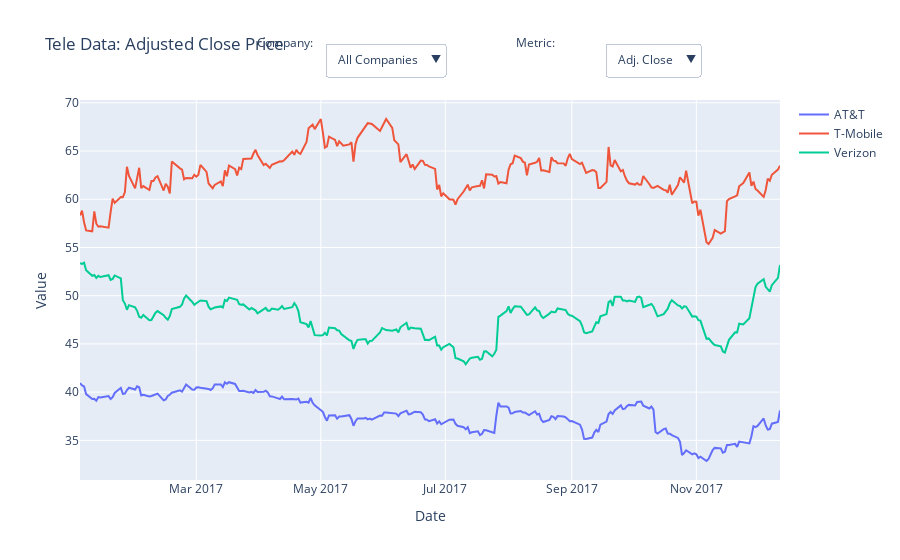

The cell this chart's notebook holds for it:
### Code cell
# Create an empty figure object
fig = go.Figure()

# Add traces for all three companies (initially set to show 'Adj. Close')
for company in companies:
    company_data = df_tele[df_tele['Company'] == company]
    fig.add_trace(go.Scatter(x=company_data['Date'], y=company_data['Adj. Close'], mode='lines', name=company))

# Create dropdowns for company selection and metric selection with adjusted labels
fig.update_layout(
    title="Tele Data: Adjusted Close Price",
    xaxis_title="Date",
    yaxis_title="Value",
    updatemenus=[
        # Dropdown for selecting company
        dict(
            buttons=[
                dict(
                    label="All Companies",
                    method="update",
                    args=[{"visible": [True, True, True]},
                          {"title": "Tele Data: Adjusted Close Price (All Companies)"}]
                )
            ] + [
                dict(
                    label=company,
                    method="update",
                    args=[{"visible": [company == comp for comp in companies]},
                          {"title": f"Tele Data: Adjusted Close Price ({company})"}]
                ) for company in companies
            ],
            direction="down",
            showactive=True,
            pad={"r": 10},  # Add padding to the right of the dropdown
            x=0.35,  # Adjust position to fit inline with label
            xanchor="left",
            y=1.15,
            yanchor="top",
        ),
        # Dropdown for selecting metric (e.g., Adj. Close, Volume, etc.)
        dict(
            buttons=[dict(
                label=metric,
                method="update",
                args=[{"y": [df_tele[df_tele['Company'] == company][metric] for company in companies]},
                      {"title": f"Tele Data: {metric}"}]
            ) for metric in available_columns],
            direction="down",
            showactive=True,
            pad={"r": 10},  # Add padding to the right of the dropdown
            x=0.75,  # Adjust position to fit inline with label
            xanchor="left",
            y=1.15,
            yanchor="top",
        )
    ]
)

# Add labels for dropdowns (Company: DROPDOWN  Metric: DROPDOWN)
fig.add_annotation(x=0.25, y=1.18, xref='paper', yref='paper', showarrow=False, text="Company:", font=dict(size=12))
fig.add_annotation(x=0.65, y=1.18, xref='paper', yref='paper', showarrow=False, text="Metric:", font=dict(size=12))

# Show the figure
fig.show()

### Figure 1 — Plotly figure (JSON) as saved in the notebook; plotly's stock layout.template omitted (floating-point values rounded to 4 significant figures; data arrays with more than 128 entries replaced by an {"elided": "..."} marker saying what was removed)
{"data": [{"mode": "lines", "name": "AT&T", "type": "scatter", "x": {"elided": "238 str values"}, "y": {"elided": "238 float values"}}, {"mode": "lines", "name": "T-Mobile", "type": "scatter", "x": {"elided": "238 str values"}, "y": {"elided": "238 float values"}}, {"mode": "lines", "name": "Verizon", "type": "scatter", "x": {"elided": "238 str values"}, "y": {"elided": "238 float values"}}], "layout": {"annotations": [{"font": {"size": 12}, "showarrow": false, "text": "Company:", "x": 0.25, "xref": "paper", "y": 1.18, "yref": "paper"}, {"font": {"size": 12}, "showarrow": false, "text": "Metric:", "x": 0.65, "xref": "paper", "y": 1.18, "yref": "paper"}], "title": {"text": "Tele Data: Adjusted Close Price"}, "updatemenus": [{"buttons": [{"args": [{"visible": [true, true, true]}, {"title": "Tele Data: Adjusted Close Price (All Companies)"}], "label": "All Companies", "method": "update"}, {"args": [{"visible": [true, false, false]}, {"title": "Tele Data: Adjusted Close Price (AT&T)"}], "label": "AT&T", "method": "update"}, {"args": [{"visible": [false, true, false]}, {"title": "Tele Data: Adjusted Close Price (T-Mobile)"}], "label": "T-Mobile", "method": "update"}, {"args": [{"visible": [false, false, true]}, {"title": "Tele Data: Adjusted Close Price (Verizon)"}], "label": "Verizon", "method": "update"}], "direction": "down", "pad": {"r": 10}, "showactive": true, "x": 0.35, "xanchor": "left", "y": 1.15, "yanchor": "top"}, {"buttons": [{"args": [{"y": {"elided": "3x238 float values"}}, {"title": "Tele Data: Adj. Close"}], "label": "Adj. Close", "method": "update"}, {"args": [{"y": {"elided": "3x238 int values"}}, {"title": "Tele Data: Volume"}], "label": "Volume", "method": "update"}, {"args": [{"y": {"elided": "3x238 float values"}}, {"title": "Tele Data: Open"}], "label": "Open", "method": "update"}, {"args": [{"y": {"elided": "3x238 float values"}}, {"title": "Tele Data: Close"}], "label": "Close", "method": "update"}, {"args": [{"y": {"elided": "3x238 float values"}}, {"title": "Tele Data: High"}], "label": "High", "method": "update"}, {"args": [{"y": {"elided": "3x238 float values"}}, {"title": "Tele Data: Low"}], "label": "Low", "method": "update"}], "direction": "down", "pad": {"r": 10}, "showactive": true, "x": 0.75, "xanchor": "left", "y": 1.15, "yanchor": "top"}], "xaxis": {"title": {"text": "Date"}}, "yaxis": {"title": {"text": "Value"}}}}
